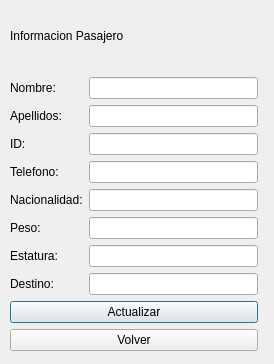
<?xml version="1.0" encoding="UTF-8"?>
<ui version="4.0">
 <class>vmuestrapasajero</class>
 <widget class="QDialog" name="vmuestrapasajero">
  <property name="geometry">
   <rect>
    <x>0</x>
    <y>0</y>
    <width>274</width>
    <height>364</height>
   </rect>
  </property>
  <property name="windowTitle">
   <string>Dialog</string>
  </property>
  <widget class="QWidget" name="">
   <property name="geometry">
    <rect>
     <x>10</x>
     <y>0</y>
     <width>248</width>
     <height>351</height>
    </rect>
   </property>
   <layout class="QGridLayout" name="gridLayout_2">
    <item row="0" column="0">
     <layout class="QGridLayout" name="gridLayout">
      <item row="8" column="1">
       <widget class="QLineEdit" name="txfDestino"/>
      </item>
      <item row="6" column="1">
       <widget class="QLineEdit" name="txfPeso"/>
      </item>
      <item row="3" column="0">
       <widget class="QLabel" name="label_4">
        <property name="text">
         <string>ID:</string>
        </property>
       </widget>
      </item>
      <item row="2" column="1">
       <widget class="QLineEdit" name="txfApellido"/>
      </item>
      <item row="1" column="0">
       <widget class="QLabel" name="label_2">
        <property name="text">
         <string>Nombre:</string>
        </property>
       </widget>
      </item>
      <item row="5" column="1">
       <widget class="QLineEdit" name="txfNacio"/>
      </item>
      <item row="7" column="0">
       <widget class="QLabel" name="label_8">
        <property name="text">
         <string>Estatura:</string>
        </property>
       </widget>
      </item>
      <item row="8" column="0">
       <widget class="QLabel" name="label_9">
        <property name="text">
         <string>Destino:</string>
        </property>
       </widget>
      </item>
      <item row="6" column="0">
       <widget class="QLabel" name="label_7">
        <property name="text">
         <string>Peso:</string>
        </property>
       </widget>
      </item>
      <item row="4" column="1">
       <widget class="QLineEdit" name="txfTelefono"/>
      </item>
      <item row="7" column="1">
       <widget class="QLineEdit" name="txfEstatura"/>
      </item>
      <item row="3" column="1">
       <widget class="QLineEdit" name="txfID"/>
      </item>
      <item row="4" column="0">
       <widget class="QLabel" name="label_5">
        <property name="text">
         <string>Telefono:</string>
        </property>
       </widget>
      </item>
      <item row="5" column="0">
       <widget class="QLabel" name="label_6">
        <property name="text">
         <string>Nacionalidad:</string>
        </property>
       </widget>
      </item>
      <item row="1" column="1">
       <widget class="QLineEdit" name="txfNombre"/>
      </item>
      <item row="0" column="0" colspan="2">
       <widget class="QLabel" name="label">
        <property name="text">
         <string>Informacion Pasajero</string>
        </property>
       </widget>
      </item>
      <item row="2" column="0">
       <widget class="QLabel" name="label_3">
        <property name="text">
         <string>Apellidos:</string>
        </property>
       </widget>
      </item>
     </layout>
    </item>
    <item row="1" column="0">
     <widget class="QPushButton" name="btnActualizar">
      <property name="text">
       <string>Actualizar</string>
      </property>
     </widget>
    </item>
    <item row="2" column="0">
     <widget class="QPushButton" name="btnVolver">
      <property name="text">
       <string>Volver</string>
      </property>
     </widget>
    </item>
   </layout>
  </widget>
 </widget>
 <resources/>
 <connections/>
</ui>
